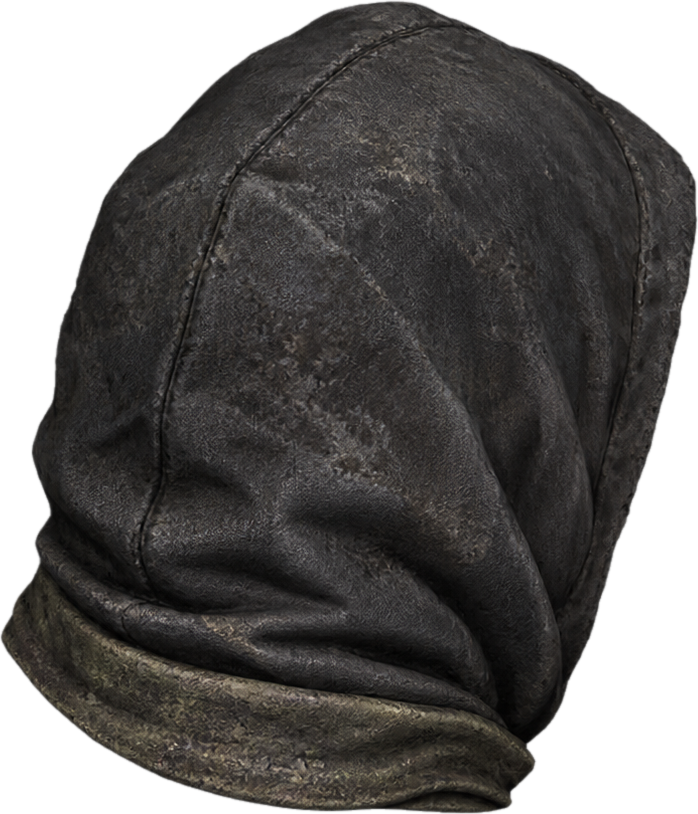
#> input picture assets/hd/rig/rig_guard_head_b.png, 698 x 814 px
$ python -i process-assets.py   (imports and definitions only)
#> lines starting #> are read from the running program, lines starting #| are printed output that depends on the picture
#> further down, picture is the input picture: PIL image 698x814 RGBA; mean R, G, B, A 38.7, 36.7, 35.3, 186
"""Обработка сгенерированных ассетов для игры.

assets/gen/<cat>/<id>.png  ->  game/art/<cat>/<id>.png   (пиксельный стиль, идёт в игру)
                           ->  assets/hd/<cat>/<id>.png   (HD, только для превью)

Пиксельный стиль: 32 px на метр, резкость, ограниченная палитра, жёсткая прозрачность.
В игре такие спрайты рисуются с фильтрацией nearest (каждый пиксель арта = 2×2 на экране).

Запуск: python scripts/process-assets.py
Превью: assets/preview.png (пиксель), assets/preview_compare.png (HD против пикселя).
"""
import json
import pathlib

from PIL import Image, ImageDraw, ImageEnhance, ImageFilter

ROOT = pathlib.Path(__file__).resolve().parent.parent
PX_HD = 64          # px на метр для HD
PX_PIXEL = 32       # px на метр для пиксель-арта
PIXEL_ICON = 64     # размер иконок и оружия в пиксельном стиле
PALETTE = 48        # цветов на спрайт (если нет общей палитры)
GLOBAL_COLORS = 128 # общая палитра мира: всё приводится к одному набору цветов
_global_palette = None
import importlib.util as _ilu
_rs = _ilu.spec_from_file_location("restyle", str(pathlib.Path(__file__).with_name("restyle-assets.py")))
# [1 line not run here, left out]
# [1 line that did not run here, left out]


def clean(im: Image.Image) -> Image.Image:
    """Убирает цветную кайму по краю прозрачности и обрезает пустые поля."""
    im = im.convert("RGBA")
    r, g, b, a = im.split()
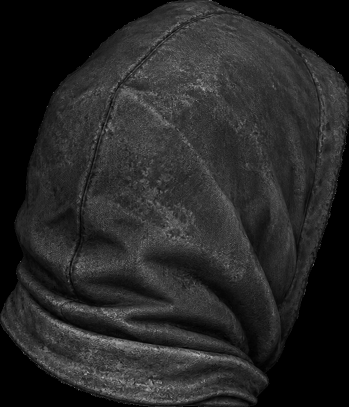
#> r: PIL image 698x814 L (shown at 1/2 size); min 0, max 255, mean 38.7
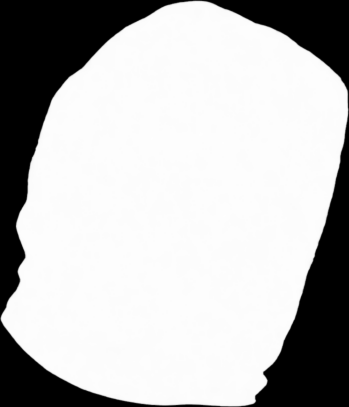
#> a: PIL image 698x814 L (shown at 1/2 size); min 0, max 254, mean 186
    a = a.point(lambda v: 0 if v < 48 else v)
    a = a.filter(ImageFilter.MinFilter(5))
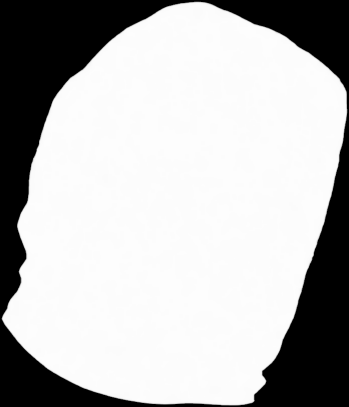
#> a: PIL image 698x814 L (shown at 1/2 size); min 0, max 253, mean 183
    a = a.filter(ImageFilter.GaussianBlur(0.7))
    out = Image.merge("RGBA", (r, g, b, a))
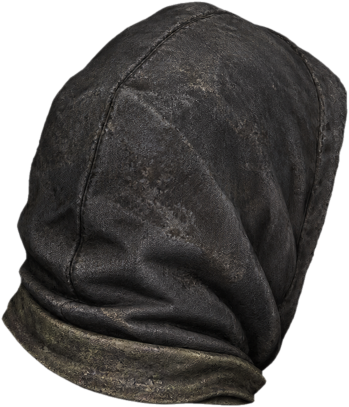
#> out: PIL image 698x814 RGBA (shown at 1/2 size); mean R, G, B, A 38.7, 36.7, 35.3, 183; transparent parts drawn white
    bbox = a.point(lambda v: 255 if v > 8 else 0).getbbox()
#> bbox = (2, 2, 696, 812)
    return out.crop(bbox) if bbox else out
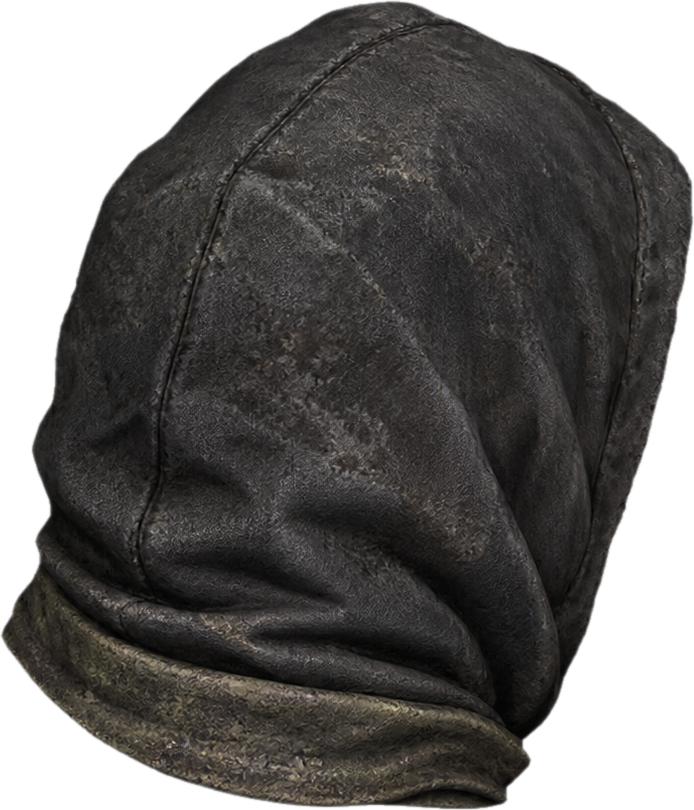
#> returned value: PIL image 694x810 RGBA; mean R, G, B, A 39, 37.1, 35.7, 185; transparent parts drawn white


# [98 lines left out: functions pixelize, make_seamless, fit_square, process, not called in this run]


CHAR_FRAME = 64


# [93 lines left out: functions process_sheet, process_fx, sheet, not called in this run]


OWN_PALETTE_CATS = ("grass", "plants", "trees", "clutter", "rig")   # деревья тоже: в общей палитре листва серела
# «живые» цвета (28.10): РТ и мир без общей палитры и холодного фильтра B — иначе всё серо-бурое; включается --natural
NATURAL_CATS = ("props", "building", "outdoor", "vehicles", "furniture", "interior", "rooftop", "clutter")
_NATURAL = False

# части тела для управляемого персонажа (кат-аут риг): длина по главной оси в пикселях (рост ~58 px при 32 px/м)
RIG_SIZE = {
    "head": ("h", 12), "torso": ("h", 19), "pelvis": ("h", 8),
    "upperarm": ("w", 10), "forearm": ("w", 11), "thigh": ("h", 14), "shin": ("h", 15),
}
WORLD_CATS = ("trees", "plants", "nodes", "props", "tiles", "walls", "decals", "fx")


# [22 lines left out: function build_global_palette, not called in this run]


PALETTE_FILE = ROOT / "assets" / "global_palette.png"


# [76 lines left out: function main, not called in this run]


# [2 lines not run here, left out]

>>> from PIL import Image
>>> picture = Image.open('../assets/hd/rig/rig_guard_head_b.png')
>>> result = clean(picture)

$ run again, on assets/hd/rig/rig_hero_pelvis.png
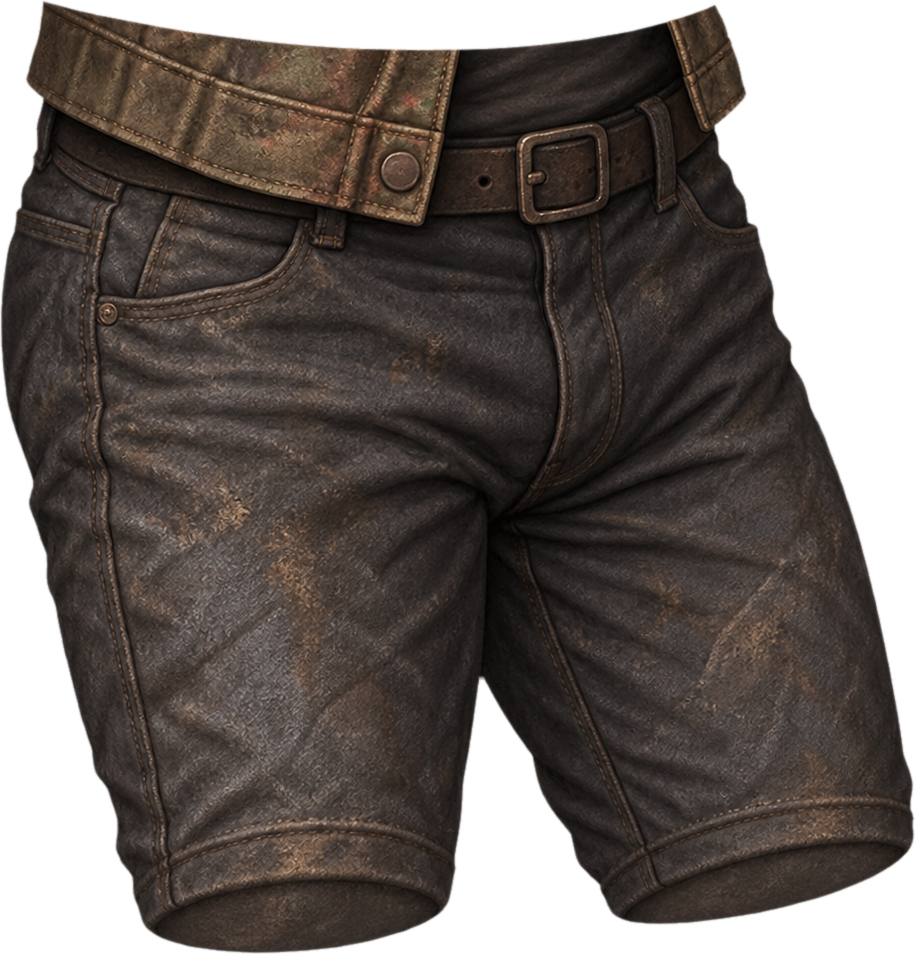
#> input picture assets/hd/rig/rig_hero_pelvis.png, 915 x 954 px
#> picture is the input picture: PIL image 915x954 RGBA; mean R, G, B, A 47.8, 40.3, 36.2, 193.6
#> in clean, `a = a.filter(ImageFilter.MinFilter(5))`:
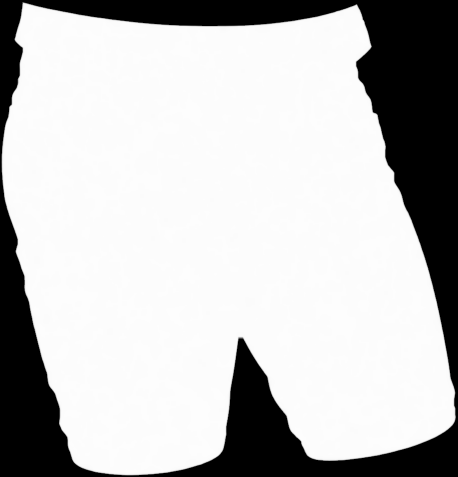
#> a: PIL image 915x954 L (shown at 1/2 size); min 0, max 253, mean 190.8
#> bbox = (2, 3, 913, 952)
#> in clean, `return out.crop(bbox) if bbox else out`:
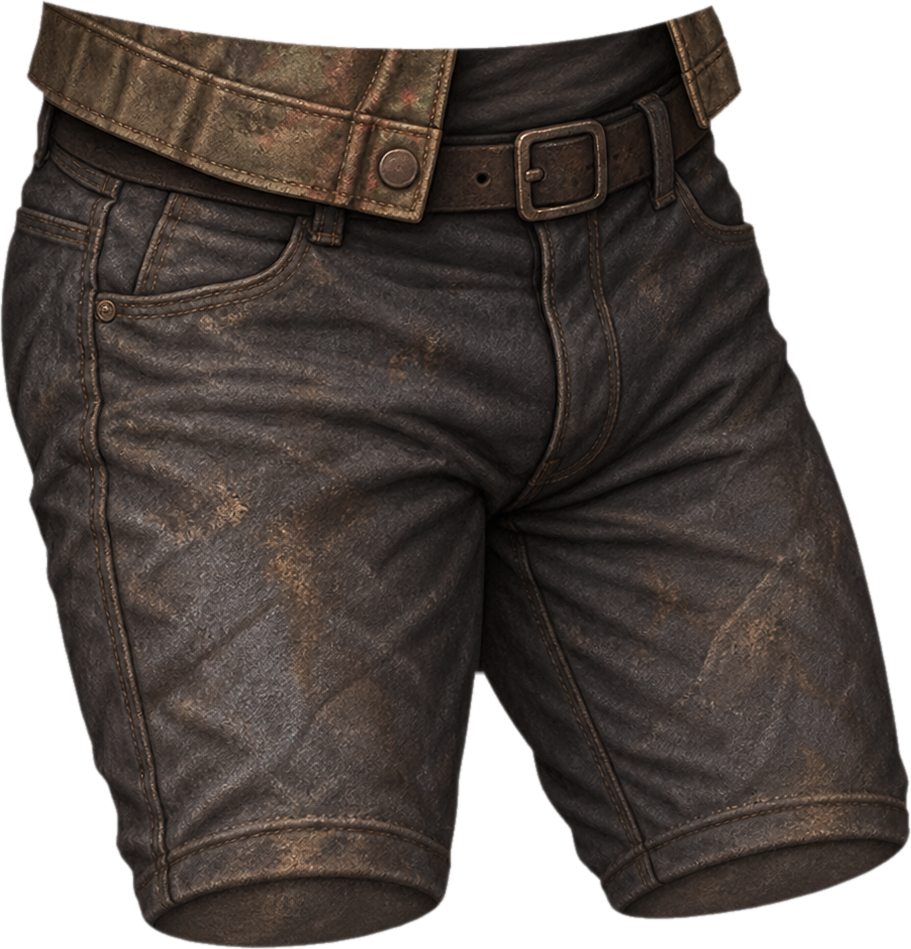
#> returned value: PIL image 911x949 RGBA; mean R, G, B, A 48.2, 40.7, 36.5, 192.7; transparent parts drawn white
